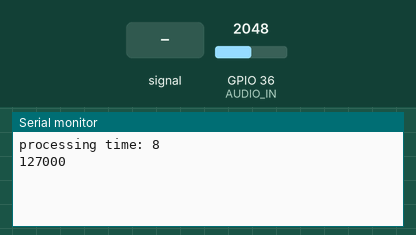
Bench run of a sketch on a simulated ESP32. On the bench: the last lines printed to the serial monitor. The test bench sets the inputs (shaded band); at power-on: GPIO 36 (AUDIO_IN) = 2048.

Above: at 1.2 s.
1.3 s: GPIO 36 (AUDIO_IN) fed a 200 Hz sine of ±327 counts around its level
At 2.7 s:
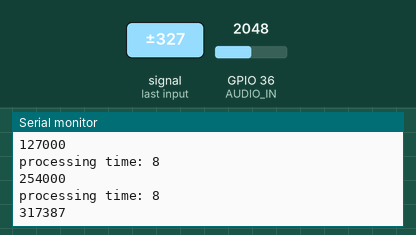
2.8 s: GPIO 36 (AUDIO_IN) set to 1228
At 4.1 s:
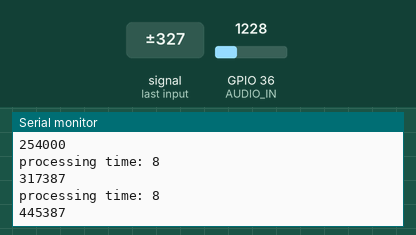
4.3 s: GPIO 36 (AUDIO_IN) fed a 1000 Hz sine of ±1023 counts around its level
At 5.5 s:
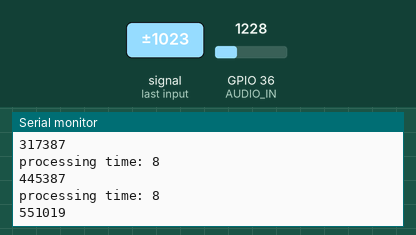
5.8 s: GPIO 36 (AUDIO_IN) set to 960
At 5.8 s:
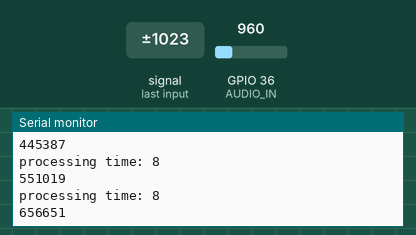
Timing chart, 0 to 8.3 s (numbered marks = the images above; inputs shaded):
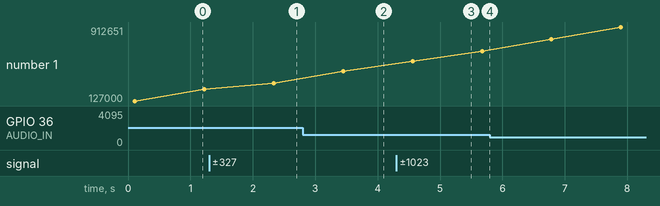

The sketch:

mu_law_profiler.ino
```cpp
const int AUDIO_IN = A0;
uint16_t value_in[1000] = {0};
uint8_t value_out[1000] = {0};
int sum;

void setup() {
  Serial.begin(115200);
}

void loop() {
  for (int i=0;i<1000;i++) value_in[i] = 16*analogRead(AUDIO_IN);

  // Run mulaw_encode 1000 times
  long start = micros();    // Start (time is an elapsedMicros counter...make sure you know what that is)
  for (int i=0; i<1000; i++) {
    value_out[i] = mulaw_encode(value_in[i]);
  }
  long duration = micros() - start; // Stop

  Serial.printf("processing time: %d\r\n", duration);

  // Print out sum, so compiler doesn't optimize the benchmark
  for (int i=0; i<1000; i++) {
    sum += value_out[i];
  }
  Serial.println(sum);

  delay(1000);
}
int8_t mulaw_encode(int16_t sample) {
   const uint16_t MULAW_MAX = 0x1FFF;
   const uint16_t MULAW_BIAS = 33;
   uint16_t mask = 0x1000;
   uint8_t sign = 0;
   uint8_t position = 12;
   uint8_t lsb = 0;
   if (sample < 0)
   {
      sample = -sample;
      sign = 0x80;
   }
   sample += MULAW_BIAS;
   if (sample > MULAW_MAX)
   {
      sample = MULAW_MAX;
   }
   for (; ((sample & mask) != mask && position >= 5); mask >>= 1, position--)
        ;
   lsb = (sample >> (position - 4)) & 0x0f;
   return (~(sign | ((position - 5) << 4) | lsb));
}
```

Measured:
- after the input at 1.3 s, the serial monitor: prints a new line after 1.0 s (image 1)
- after the input at 2.8 s, the serial monitor: prints a new line after 0.65 s (image 2)
- after the input at 4.3 s, the serial monitor: prints a new line after 0.26 s (image 3)
- plotted number 1: 254000 → 317387 after the input at 1.3 s, 317387 → 445387 after the input at 2.8 s, 445387 → 656651 after the input at 4.3 s, 656651 → 912651 after the input at 5.8 s
